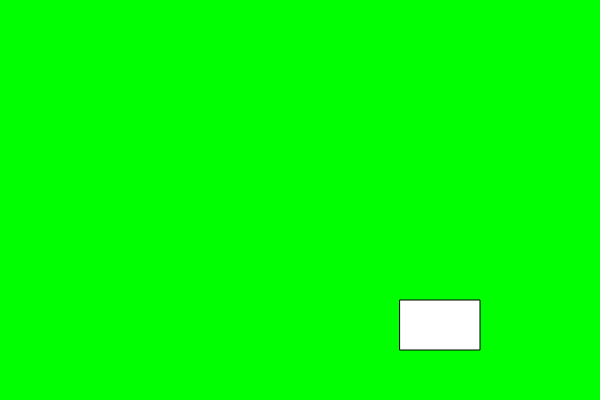
Frame 1 (no input)
Frame 60 (no input): identical to frame 1, image omitted
Frame 120 (the mouse pressed at the canvas centre since frame 60): identical to frame 1, image omitted

The p5.js sketch that drew this single still picture (run headless with seeded random() and noise() and a simulated clock; from frame 60 on, the mouse is pressed at the canvas centre):

// p5.js sketch
// ── sketch.js
function setup() {
  createCanvas(600, 400);
  angleMode(DEGREES);
}

function draw() {
  
  if(mouseX <= width/2){
    background(0, 255, 0);
  } else if(mouseY <= height/2){
    background(0, 0, 255);
  } else {
    background(220);
  }


  let bx = 400;
  let by = 300;
  let bw = 80;
  let bh = 50;

  if(mouseX >= bx && mouseX <= bx + bw && mouseY >= by && mouseY <= by + bh){
    fill(200);
  } else {
    fill(255);
  }
  
  rect(bx, by, bw, bh);


}
